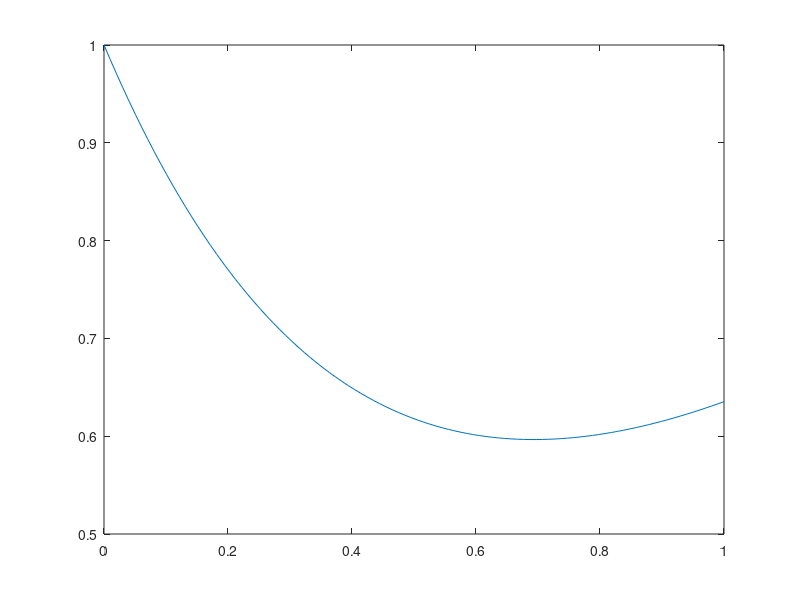

MATLAB code to generate this figure:
function task1
  F = @(y,x) x - 2.*y + 1/2;
  x = linspace(0,1,100);
  y0 = 1;
  y = lsode(F,y0,x);
  plot(x,y)
endfunction